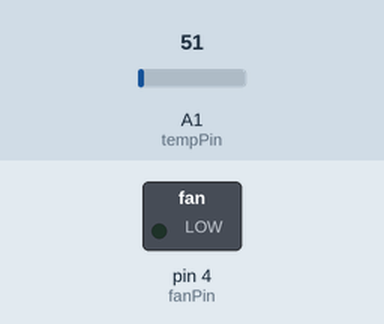
Recording of a sketch running on a simulated Arduino Uno, built with avr-gcc and run on an emulated ATmega328P. Shown: switched loads named in the sketch (green lamp = pin HIGH). The test bench sets the inputs (shaded band); at power-on: A1 (tempPin) = 51.

Above: at 1.2 s.
1.3 s: A1 (tempPin) set to 67
At 1.7 s:
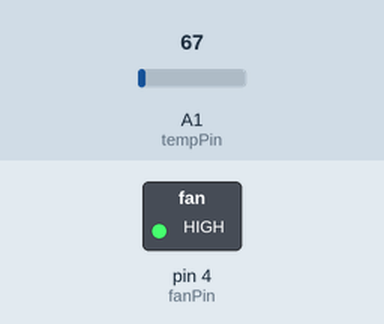
2.8 s: A1 (tempPin) set to 30
At 4.0 s:
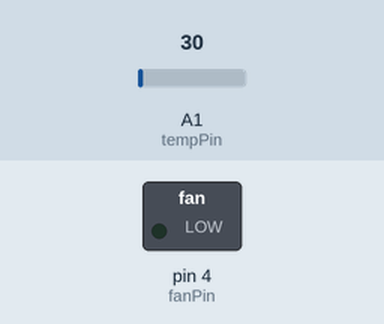
4.3 s: A1 (tempPin) set to 61
At 5.2 s:
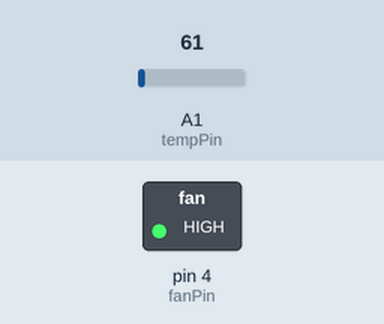
Timing chart, 0 to 7.3 s (numbered marks = the images above; inputs shaded):
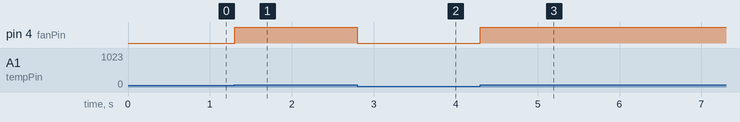

The sketch:

fantemperaturesensor.ino
```cpp
int val;
const int tempPin = 1;
const int fanPin = 4;

void setup()
{
pinMode (fanPin,OUTPUT);
}
void loop()
{
  val = analogRead(tempPin);
  float mv = (val/1024.0)*5000;
  float cel = mv/10;
  float farh = (cel*9)/5 + 32;

  if (farh >= 85) {
    digitalWrite (fanPin, HIGH);
  }
  else {
    digitalWrite (fanPin, LOW);
  }
}
```

Measured:
- the behaviour switches between 60 and 61 on A1 (tempPin) (found by bisection; images 0 and 1)
- after the input at 1.3 s, pin 4 (fanPin): LOW → HIGH at once
- after the input at 2.8 s, pin 4 (fanPin): HIGH → LOW at once
- after the input at 4.3 s, pin 4 (fanPin): LOW → HIGH at once
